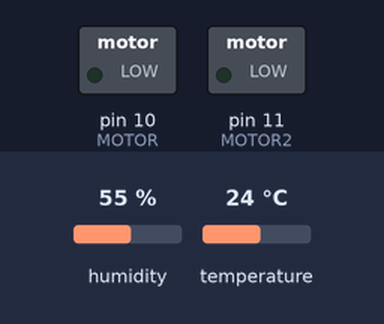
Recording of a sketch running on a simulated Arduino Uno, built with avr-gcc and run on an emulated ATmega328P. On the bench: switched loads named in the sketch (green lamp = pin HIGH). Inputs (shaded band) come from the test bench; at power-on: humidity 55 %, temperature 24 °C. What the sketch prints to the serial monitor is not drawn.

Above: at 6.8 s.
6.9 s: humidity set to 88 %
18.8 s: humidity set to 91 %
At 30.5 s:
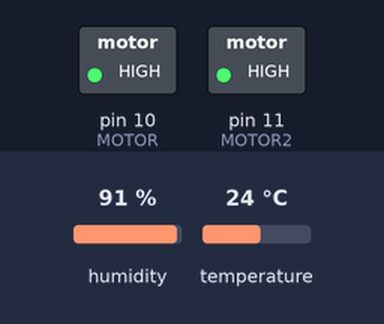
30.7 s: humidity set to 22 %
At 42.5 s:
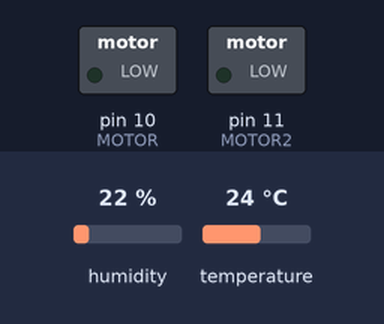
42.6 s: temperature set to 31 °C
54.5 s: temperature set to 34 °C
At 67.0 s:
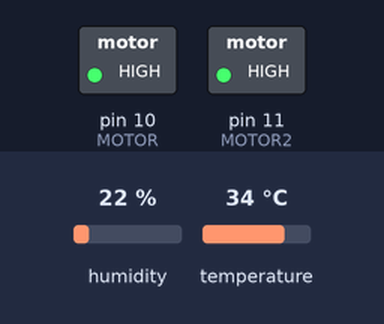
Timing chart, 0 to 67.4 s (numbered marks = the images above; inputs shaded):
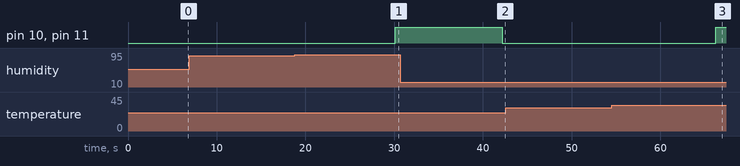

The sketch:

TempControl.ino
```cpp
#include <dht.h>

#include <Wire.h>


dht DHT; //defines name for the DHT sensor
#define DHT11_PIN 12 //Pin the DHT sensor is conneced to
#define MOTOR 10 //Defines motor pin
#define MOTOR2 11 //Defines Arduino interconnection pin

const int waitValue =6000; //easily modifiable wait value
void setup(){
  Serial.begin(9600); //serial enable

  pinMode(MOTOR, OUTPUT); //initializes Motor as output
  pinMode(MOTOR2, OUTPUT); //initializes Alarm Arduino interconnection as output

}
void loop(){

  digitalWrite(MOTOR, LOW);
  digitalWrite(MOTOR2, LOW);
  if((DHT.temperature*1.8+32.00)>=90 || DHT.humidity>=90){ //Turns alarm on if temperature or humidity is too high
    digitalWrite(MOTOR, HIGH);
    digitalWrite(MOTOR2, HIGH);
  }


  int chk = DHT.read11(DHT11_PIN),F,H,P; //initializes DHT 11 temperature system values


  Serial.println("Temp: "+String(numup(DHT.temperature*1.8+32.00))+String((char)223)+"F"); //prints information to serial monitor for debug
  Serial.println("H:"+ String(numup(DHT.humidity))+"% FAN:");
  Serial.println();
  delay(waitValue);


  }


int numup(float num){//rounds float numbers correctly
  int intpart =num;
  float decimalpart = num-intpart;
  decimalpart=decimalpart*1000;
  if(decimalpart<500){
    return num;
  }
  return num+1;
}

int mspeed(float temp) {//sets motor speed based on temperature or humidity
 int ft = 0;
  if(temp <=70){
   ft=0;}
   else if(temp <=74){
    ft=25;
   }
   else if(temp <=90){
    int mt=temp-70;
    ft=mt*5;
  }
  else{
    ft=100;
  }
  return ft;
  }
```

Measured:
- the behaviour switches between 89 and 90 % on humidity (found by bisection; images 0 and 1)
- the behaviour switches between 32 and 33 °C on temperature (found by bisection; images 2 and 3)
- after the input at 6.9 s, every drawn part: stays the same
- after the input at 18.8 s, pin 10 (MOTOR), pin 11 (MOTOR2): LOW → HIGH after 11.3 s
- after the input at 30.7 s, pin 10 (MOTOR), pin 11 (MOTOR2): HIGH → LOW after 11.5 s
- after the input at 42.6 s, every drawn part: stays the same
- after the input at 54.5 s, pin 10 (MOTOR), pin 11 (MOTOR2): LOW → HIGH after 11.8 s
